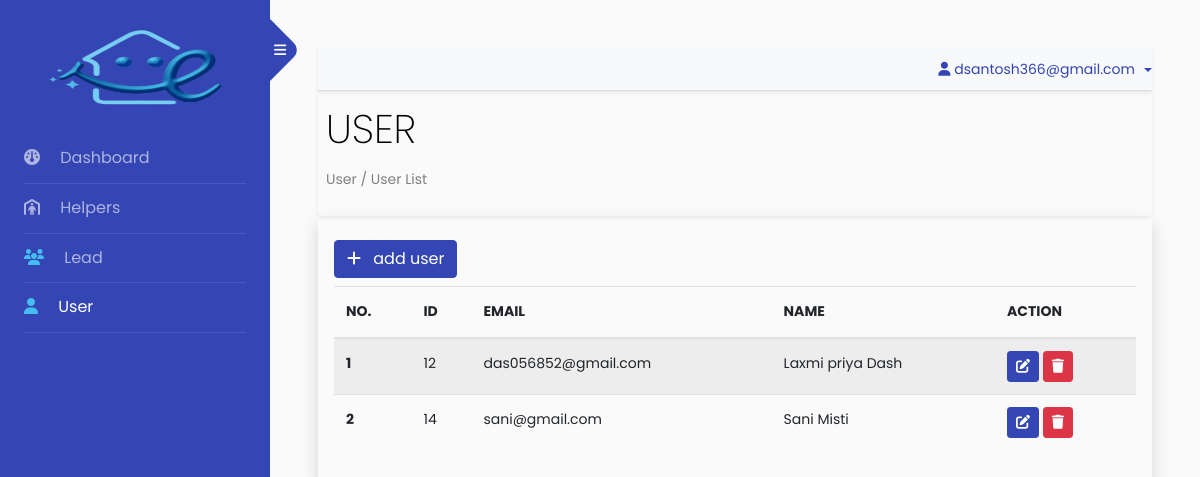
Page /super/user_list (signed in) on the earlier database version.
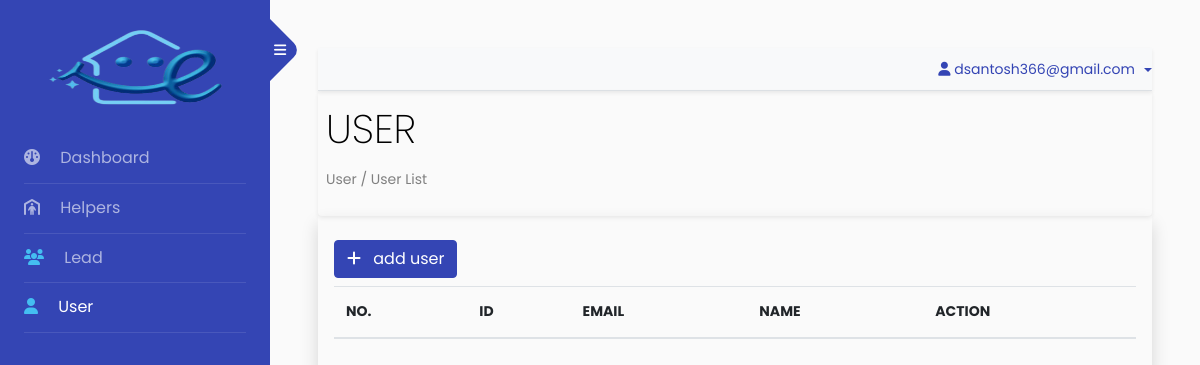
Same page on the later database version.
### app/models.py (models this page shows)
class EmployeeModel(models.Model):
    create_date = models.DateField(auto_now_add=True)
    update_date = models.DateField(null=True,blank=True)
    employee = models.ForeignKey(User,on_delete=models.CASCADE)

### backnd/views_super.py (the view)
# urls.py: path('super/user_list',UserListViews,name='superuser_user_list'),
@login_required
def UserListViews(request):
    if not request.user.is_superuser:
        return HttpResponse("<h1>Not a valid user to access this page!</h1>")
    user = EmployeeModel.objects.all()
    data = {
        'user':user
    }
    return render(request,'super/user_list.html',data)

### templates/super/user_list.html (shortened to what this page needs)
{% extends 'index.html' %}
{% load static %}
{% block body %}
<section class="super_user_dash shadow-sm rounded p-2">
    <div class='dash-box'>
        <h1> USER </h1>
        <p>User / User List</p>
    </div>
</section>
<section class='user_list shadow p-3'>
    <a href="{% url 'superuser_user_create' %}" class='btn btn-primary my-2'><i class="fa-solid fa-plus mr-2"></i>
        add user
    </a>
    <table class="table table-striped">
        <thead>
            <tr>
                <th scope="col">NO.</th>
                <th scope="col">ID</th>
                <th scope="col">EMAIL</th>
                <th scope="col">NAME</th>
                <th scope="col">ACTION</th>
            </tr>
        </thead>
        <tbody>
            {% for i in user %}
            {% if not i.is_superuser %}
            <tr>
                <th scope="row">{{forloop.counter}}</th>
                <td>{{i.employee.id}}</td>
                <td>{{i.employee.email}}</td>
                <td>{{i.employee.first_name|capfirst}} {{i.employee.last_name|capfirst}}</td>
                <td><a href="{% url 'superuser_user_update' i.employee.id %}" class='btn btn-sm btn-primary'><i
                            class="fa-solid fa-pen-to-square"></i></a>
                    <button type='button' class='btn btn-sm btn-danger' data-toggle="modal"
                        data-target="#exampleModalLong{{forloop.counter}}"><i class="fa-solid fa-trash"></i></button>
                </td>
            </tr>
            {% endif %}
            {% endfor %}
        </tbody>
    </table>
</section>
{% endblock body %}

Differences in the rows shown:
removed EmployeeModel: employee.id "12", employee.email "das056852@gmail.com", employee.first_name "Laxmi priya", employee.last_name "Dash"
removed EmployeeModel: employee.id "14", employee.email "sani@gmail.com", employee.first_name "Sani", employee.last_name "Misti"
